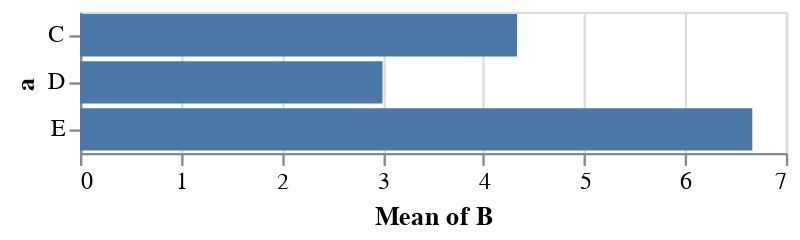

Specify this chart in Vega-Lite:
### Vega-Lite specification from a JSON file in a GitHub repository (floating-point values rounded to 4 significant figures)
{"$schema": "https://vega.github.io/schema/vega-lite/v4.json", "data": {"values": [{"a": "C", "b": 2}, {"a": "C", "b": 7}, {"a": "C", "b": 4}, {"a": "D", "b": 1}, {"a": "D", "b": 2}, {"a": "D", "b": 6}, {"a": "E", "b": 8}, {"a": "E", "b": 4}, {"a": "E", "b": 8}]}, "mark": "bar", "encoding": {"y": {"field": "a", "type": "nominal"}, "x": {"aggregate": "average", "field": "b", "type": "quantitative", "title": "Mean of B"}}, "config": {}}
